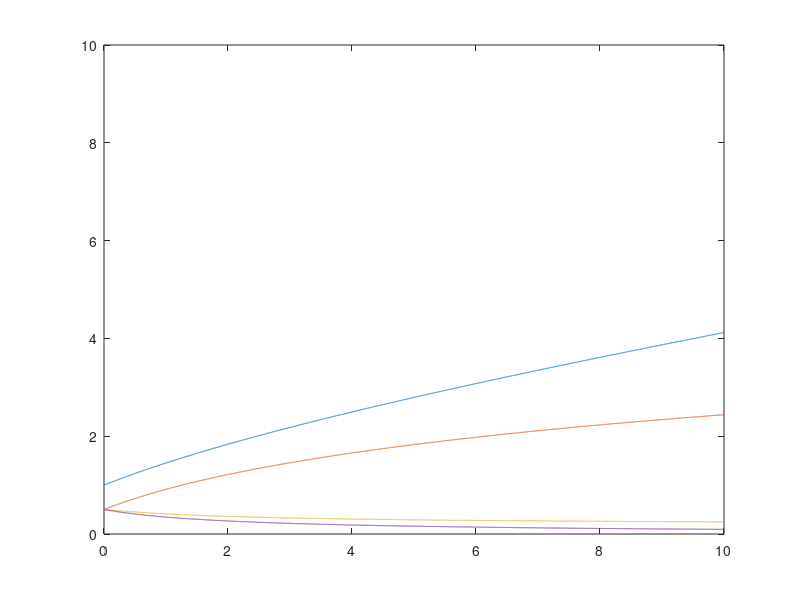

The MATLAB source for this figure:
#!/usr/bin/octave -q



a = 0;
b = 10;

x0 = [1;0.5;0.5;0.5];
n = 10000;
h = ( b - a ) / n;
t = a;
x = x0;
T = t;
X = x;
U = x(1);
V = x(2);
P = x(3);
Q = x(4);
for i = 1 : n

  u = x(1);
  v = x(2);
  p = x(3);
  q = x(4);


  x(1) = u + h * p;
  x(2) = v + h * q;
  x(3) = p + h * ((-2*v*p*q)/(1+v^2+u^2));
  x(4) = q + h * ((-2*u*p*q)/(1+v^2+u^2));
  t = a + i * h;

  T = [ T, t ];
  X = [ X, x ];
  U = [ U, x(1) ];
  V = [ V, x(2) ];
  P = [ P, x(3) ];
  Q = [ Q, x(4) ];
    
end;

plot(T,X);
axis([0 10 0 10]);
